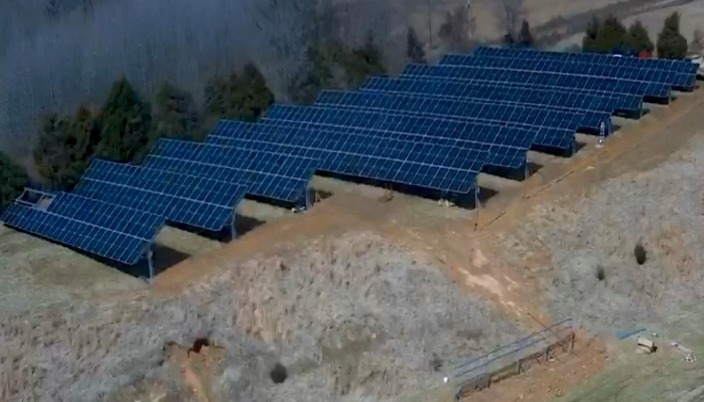
#> input picture assets/ground_mount_1.jpg, 704 x 402 px, found by its file name; its folder holds 7 pictures in this run
$ python build_factsheet.py
#> lines starting #> are read from the running program, lines starting #| are printed output that depends on the picture
### scripts/brand.py
"""Shared brand system for CGF print pieces.

Both flyers go in the same envelope, so they have to read as a set. Palette,
type and furniture live here once; change a color and every piece updates.

ASSET SLOTS: swap BRAND, PHONE and the asset paths for the real ones.
"""

from pathlib import Path

import matplotlib
matplotlib.use("Agg")
# Paired dollar signs in a string get parsed as LaTeX math and silently mangle
# the text. Every figure on these pieces is a dollar amount, so turn it off.
matplotlib.rcParams["text.parse_math"] = False
from matplotlib import font_manager as fm
from matplotlib.patches import Rectangle

FONTS = Path("/root/.claude/skills/synced/canvas-design/canvas-fonts")
for _f in FONTS.glob("*.ttf"):
    fm.fontManager.addfont(str(_f))

DISPLAY = "Big Shoulders"
BODY = "Work Sans"
MONO = "Geist Mono"

PAGE_W, PAGE_H = 8.5, 11.0
L, R = 0.075, 0.925

# --- CGF brand ------------------------------------------------------------
# Supplied palette: #155dae deep blue, #3d86ba mid blue, #52fb2a green,
# #aef75c lime, #fcfdfd white.
#
# CONTRAST RULE, do not break it: the greens are accents, never text on white.
# #52fb2a on white measures about 1.8:1 and #aef75c is worse. They read as
# highlight against dark ground or as a fill with dark text over them. Blue and
# navy carry everything that has to be read.
BRAND = "#155DAE"        # primary, headlines and key figures
BRAND_DK = "#0F4685"
BRAND_MID = "#3D86BA"
ACCENT = "#52FB2A"       # on dark ground only
ACCENT_SOFT = "#AEF75C"  # fill, with dark text over it
PAPER = "#FCFDFD"
PANEL = "#EEF4FA"
INK = "#10243A"          # navy derived from the brand blue, not a flat black
MUTE = "#5C7387"
RULE_C = "#CFDCE8"

# --- swap for real details -----------------------------------------------
PHONE = "913-349-6586"        # from public listing; confirm before printing
ADDRESS = "8595 College Blvd, Suite 150L, Overland Park, KS 66210"
WEB = "cleanergreenerfuture.com"
# Where growers send their bills. Confirmed by Clint 2026-08-12.
EMAIL = "info@cgf.solutions"

ASSETS = Path("assets")
LOGO_PATH = ASSETS / "cgf_logo.png"
PHOTO_ROOF = ASSETS / "poultry_roof.jpg"
PHOTO_TEAM = ASSETS / "cgf_team.jpg"

# Real CGF/NEA Solar ground mount installs. Two of them run side by side on the
# solar flyer, which is stronger than one wide crop: two jobs reads as a track
# record, one reads as a stock photo.
PHOTO_GROUND = [ASSETS / "ground_mount_1.jpg", ASSETS / "ground_mount_2.jpg"]
PHOTO_GROUND_WIDE = [ASSETS / "ground_mount_1_wide.jpg",
                     ASSETS / "ground_mount_2_wide.jpg"]
# One frame, full bleed, for the test flyer. The second shot is the one with
# grain bins and a truck in it, which reads as a working farm rather than as a
# solar installation photographed on its own.
PHOTO_HERO = ASSETS / "ground_mount_2_hero.jpg"


# [28 lines left out: functions slot, photo_band, not called in this run]


def rule(ax, y, x0=L, x1=R, c=RULE_C, lw=0.8):
    ax.plot([x0, x1], [y, y], color=c, lw=lw, solid_capstyle="butt", zorder=1)


# [46 lines left out: functions masthead, callbar, not called in this run]


def footer(ax, y=0.014):
    ax.text(L, y, f"{ADDRESS}   ·   {WEB}", family=MONO, size=6.2,
            color=MUTE, ha="left", va="center")


# --------------------------------------------------------------------------
# Text flow
# --------------------------------------------------------------------------
# Hand-placing paragraphs at fixed y coordinates is why copy edits kept causing
# collisions: change a sentence and the block silently grows into whatever sits
# below it. These measure the real rendered width and flow downward from a
# cursor, so the layout survives copy changes instead of needing a re-tune.

def measure(fig, text, family, size, weight="normal"):
    """Rendered width and height of a string, in figure fractions."""
    renderer = fig.canvas.get_renderer()
    artist = fig.text(0, 0, text, family=family, size=size, weight=weight)
    bb = artist.get_window_extent(renderer=renderer)
    artist.remove()
    return bb.width / (fig.dpi * PAGE_W), bb.height / (fig.dpi * PAGE_H)


def wrap(fig, text, max_w, family, size, weight="normal"):
    """Greedy wrap to a measured width. Honors explicit newlines."""
#> called with max_w = 0.85, family = 'Work Sans', size = 19, weight = 'bold'
    lines = []
    for para_text in text.split("\n"):
        words = para_text.split()
        if not words:
            lines.append("")
            continue
        current = words[0]
        for word in words[1:]:
            trial = f"{current} {word}"
            if measure(fig, trial, family, size, weight)[0] <= max_w:
                current = trial
            else:
                lines.append(current)
                current = word
        lines.append(current)
    return lines


class Flow:
    """A downward cursor. Every block returns the y it ended at."""

    def __init__(self, fig, ax, y, x0=L, x1=R):
        self.fig, self.ax, self.y, self.x0, self.x1 = fig, ax, y, x0, x1

    @property
    def width(self):
        return self.x1 - self.x0

    def gap(self, amount):
        self.y -= amount
        return self.y

    def text(self, content, family, size, color=INK, weight="normal",
             leading=1.55, indent=0.0, gap_after=0.0, max_w=None):
        x = self.x0 + indent
        width = max_w if max_w is not None else (self.x1 - x)
        lines = wrap(self.fig, content, width, family, size, weight)
        line_h = measure(self.fig, "Hg", family, size, weight)[1] * leading
        for line in lines:
            self.y -= line_h
            if line:
                self.ax.text(x, self.y, line, family=family, size=size,
                             color=color, weight=weight, ha="left",
                             va="baseline")
        self.y -= gap_after
        return self.y

### scripts/build_factsheet.py
#!/usr/bin/env python3
"""Informational fact sheet, in the register of a USDA or extension handout.

Not an ad. The job is to explain the rules plainly enough that a grower can
check them himself, including the ones that cost us the sale. Trust here comes
from saying REAP is halted and that Arkansas stopped paying retail for exports,
not from a headline.

Type is plain: sans heads, serif body, no condensed display caps. Color is one
header band and hairline rules. The phone number sits at the bottom at normal
size, because a fact sheet that shouts stops being a fact sheet.

Layout flows from a measured cursor rather than fixed coordinates, so editing
the copy cannot silently push a paragraph into the section below it.
"""

import sys
from pathlib import Path

sys.path.insert(0, str(Path(__file__).resolve().parent))

import matplotlib.pyplot as plt  # noqa: E402
from matplotlib.backends.backend_pdf import PdfPages  # noqa: E402
from matplotlib.image import imread  # noqa: E402
from matplotlib.patches import Rectangle  # noqa: E402

from brand import (  # noqa: E402
    BRAND, Flow, INK, L, LOGO_PATH, MUTE, PAGE_H, PAGE_W, PAPER, PHONE,
    ADDRESS, PHOTO_GROUND, R, RULE_C, WEB,
)

HEAD = "Work Sans"
SERIF = "IBM Plex Serif"
MONO = "Geist Mono"

# Derived by scripts/segment_table.py at farm grain. Keep in step with the solar
# sheet; both pieces go in the same envelope and cannot disagree.
TABLE = [
    ("3 houses", "232,080", "140 kW", "$294,000", "$147,000", "$19,400", "4.2 yrs"),
    ("4 houses", "247,200", "150 kW", "$315,000", "$157,500", "$20,700", "4.2 yrs"),
    ("5-6 houses", "331,200", "200 kW", "$420,000", "$210,000", "$27,700", "4.2 yrs"),
]
COLS = ["", "kWh/year", "System", "Installed", "Federal credit", "Saves/year",
        "Payback"]

SECTIONS = [
    ("1", "The federal tax credit", [
        ("The Section 48E credit covers 30% of project cost. Systems under 1 "
         "megawatt count as meeting the prevailing wage and apprenticeship "
         "rules automatically, so a poultry system takes the full rate without "
         "that paperwork. Two adders apply on top.", 0.0),
        ("Domestic content, 10%, for equipment meeting the federal sourcing "
         "threshold.", 0.022),
        ("Energy community, 10%. Randolph, Clay, Lawrence, Greene, Independence, "
         "Izard, Sharp, Fulton, Jackson and Mississippi counties all qualify.",
         0.022),
        ("That is 50% of cost as a credit against federal tax, and most of the "
         "rest can be depreciated in year one. Both need tax liability to "
         "offset. Your CPA should confirm you have it.", 0.0),
    ]),
    ("2", "The deadline", [
        ("The system has to be running by December 31, 2027. That is a federal "
         "date from the July 2025 tax law, not a sales deadline. Battery storage "
         "is on a separate clock and keeps the full credit for projects starting "
         "construction through 2033.", 0.0),
    ]),
    ("3", "What is not available right now", [
        ("USDA halted REAP grant awards on March 31, 2026 pending new rules. "
         "Applications are not being processed and earlier applicants will have "
         "to reapply. Guaranteed loans continue. If anyone shows you a REAP "
         "grant line today, ask what date the program reopened.", 0.0),
    ]),
    ("4", "What Arkansas pays for power you send back", [
        ("Act 278 ended one-to-one net metering for systems energized after "
         "September 30, 2024. Power used in the houses offsets the full retail "
         "rate. Power exported is credited at avoided cost, a fraction of that. "
         "So systems get sized to what the houses draw in daylight, not to the "
         "annual bill.", 0.0),
    ]),
]


def section_head(flow, number, title):
    flow.gap(0.032)
    y = flow.y
    flow.ax.text(L, y, number, family=MONO, size=7.0, color=BRAND,
                 ha="left", va="baseline")
    flow.ax.text(L + 0.030, y, title, family=HEAD, weight="bold", size=11.5,
                 color=INK, ha="left", va="baseline")
    flow.gap(0.009)
    flow.ax.plot([L, R], [flow.y, flow.y], color=RULE_C, lw=0.7,
                 solid_capstyle="butt")
    flow.gap(0.001)


def new_page(continuation=False):
    fig = plt.figure(figsize=(PAGE_W, PAGE_H), dpi=300)
    fig.patch.set_facecolor(PAPER)
    ax = fig.add_axes([0, 0, 1, 1])
    ax.set_xlim(0, 1)
    ax.set_ylim(0, 1)
    ax.axis("off")
    fig.canvas.draw()

    band_h = 0.042 if continuation else 0.060
    ax.add_patch(Rectangle((0, 1 - band_h), 1, band_h, facecolor=BRAND,
                           edgecolor="none"))
    if LOGO_PATH.exists():
        img = imread(str(LOGO_PATH))
        h = 0.026 if continuation else 0.038
        w = h * (img.shape[1] / img.shape[0]) * (PAGE_H / PAGE_W)
        y0 = 1 - band_h + (band_h - h) / 2
        ax.imshow(img, extent=(L, L + w, y0, y0 + h), zorder=3, aspect="auto")

    if continuation:
        ax.text(R, 1 - band_h / 2, "Solar on a Poultry Farm in Northeast "
                "Arkansas   ·   page 2 of 2", family=HEAD, size=8.4,
                color="#BFD8F0", ha="right", va="center")
    else:
        ax.text(R, 0.978, "Cleaner Greener Future", family=HEAD, weight="bold",
                size=10, color=PAPER, ha="right", va="center")
        ax.text(R, 0.958,
                "with NEA Solar   ·   Energy and incentive specialists",
                family=HEAD, size=8, color="#BFD8F0", ha="right", va="center")

    return fig, ax, (0.930 if not continuation else 0.928)


def main():
    pages = []

    # ============================================================ front page
    fig, ax, top = new_page()
    flow = Flow(fig, ax, top)

    flow.text("Solar on a Poultry Farm in Northeast Arkansas", HEAD, 19,
              weight="bold", leading=1.25, gap_after=0.008)
    flow.text("What the federal credit is worth right now, the deadlines, and "
              "what a system looks like on a farm your size.",
              SERIF, 10.2, color=MUTE, leading=1.4, gap_after=0.004)
    flow.text("Prepared August 2026. Every figure below can be checked against "
              "the sources named.", MONO, 6.6, color=MUTE, gap_after=0.010)

    for number, title, paras in SECTIONS:
        section_head(flow, number, title)
        for text, indent in paras:
            flow.text(text, SERIF, 9.6, leading=1.5, indent=indent,
                      gap_after=0.008)

    ax.plot([L, R], [0.052, 0.052], color=RULE_C, lw=0.7)
    ax.text(L, 0.034, "Numbers by farm size, and how to get your own, "
            "on the back.", family=SERIF, size=9.2, color=MUTE, ha="left",
            va="center")
    ax.text(R, 0.034, f"{PHONE}", family=HEAD, weight="bold", size=9.4,
            color=BRAND, ha="right", va="center")
    print(f"front page content ends at y={flow.y:.3f}")
    pages.append(fig)

    # ============================================================= back page
    fig, ax, top = new_page(continuation=True)
    flow = Flow(fig, ax, top)

    section_head(flow, "5", "What it looks like by farm size")

    xs = [L, L + 0.135, L + 0.250, L + 0.360, L + 0.500, L + 0.660, R]
    flow.gap(0.014)
    for i, head in enumerate(COLS):
        ax.text(xs[i], flow.y, head, family=MONO, size=6.4, color=MUTE,
                ha="right" if i == 6 else "left", va="baseline")

    for row in TABLE:
        flow.gap(0.030)
        for i, cell in enumerate(row):
            ax.text(xs[i], flow.y, cell, family=SERIF,
                    weight="bold" if i in (0, 5, 6) else "normal", size=10.2,
                    color=BRAND if i == 5 else INK,
                    ha="right" if i == 6 else "left", va="baseline")
        flow.gap(0.011)
        ax.plot([L, R], [flow.y, flow.y], color=RULE_C, lw=0.6)

    flow.gap(0.012)
    flow.text("Ground mount at $2.10 per watt installed, as pictured below. "
              "Roof runs about 5% less where the trusses will carry it, and "
              "gets quoted alongside. Usage figures are medians across 76 "
              "metered broiler farms in this area, counting all of a farm's "
              "meters together and annualized from a single billing period. "
              "Your own twelve months would replace them.",
              SERIF, 8.8, color=MUTE, leading=1.45, gap_after=0.018)

    section_head(flow, "6", "What these look like on the ground")
    flow.gap(0.008)

    have = [p for p in PHOTO_GROUND if p.exists()]
    if have:
        gap = 0.014
        w = ((R - L) - gap * (len(have) - 1)) / len(have)
        height = w / 1.75 * (PAGE_W / PAGE_H)
        for i, path in enumerate(have):
            left = L + i * (w + gap)
            ax.imshow(imread(str(path)),
                      extent=(left, left + w, flow.y - height, flow.y),
                      aspect="auto", zorder=2)
        flow.gap(height + 0.012)
        flow.text("Ground mount installations completed by NEA Solar.",
                  MONO, 6.6, color=MUTE, gap_after=0.020)

    section_head(flow, "7", "If you want your own numbers")
    flow.text("Send twelve months of billing history from your co-op. We will "
              "read the rate, the demand charges and the usage, and tell you "
              "what the farm qualifies for. There is no charge for that and no "
              "obligation after it.", SERIF, 9.6, leading=1.5, gap_after=0.014)
    flow.text("If the answer is that your money is in the rate or in the fans "
              "rather than in a solar array, that is what we will tell you.",
              SERIF, 9.6, leading=1.5)
    print(f"back page content ends at y={flow.y:.3f}")

    ax.plot([L, R], [0.062, 0.062], color=RULE_C, lw=0.7)
    ax.text(L, 0.040, "Cleaner Greener Future, with NEA Solar", family=HEAD,
            weight="bold", size=9.6, color=INK, ha="left", va="center")
    ax.text(L, 0.022, f"{PHONE}   ·   {WEB}   ·   {ADDRESS}", family=HEAD,
            size=8.6, color=MUTE, ha="left", va="center")
    pages.append(fig)

    # ================================================================ output
    out_pdf = Path("out/cgf_factsheet.pdf")
    with PdfPages(out_pdf) as pdf:
        for fig in pages:
            pdf.savefig(fig, facecolor=PAPER)
#> this loop made 2 passes
#> pass 1, in main, `pdf.savefig(fig, facecolor=PAPER)`:
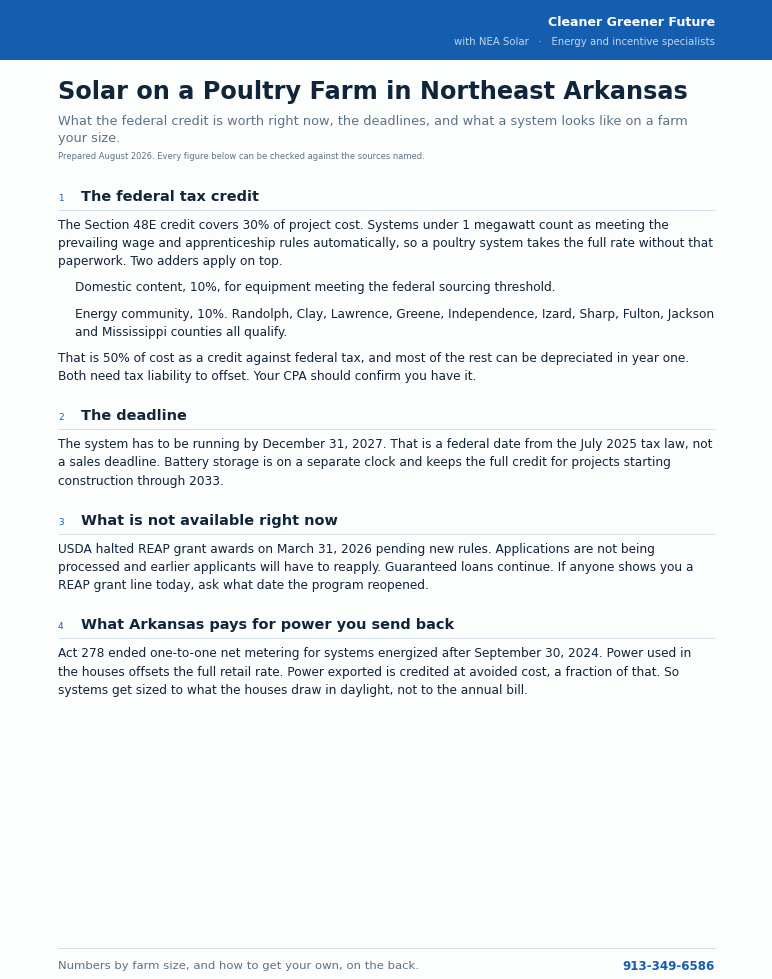
#> figure drawn by matplotlib, 1 panel
#> pass 2, in main, `pdf.savefig(fig, facecolor=PAPER)`:
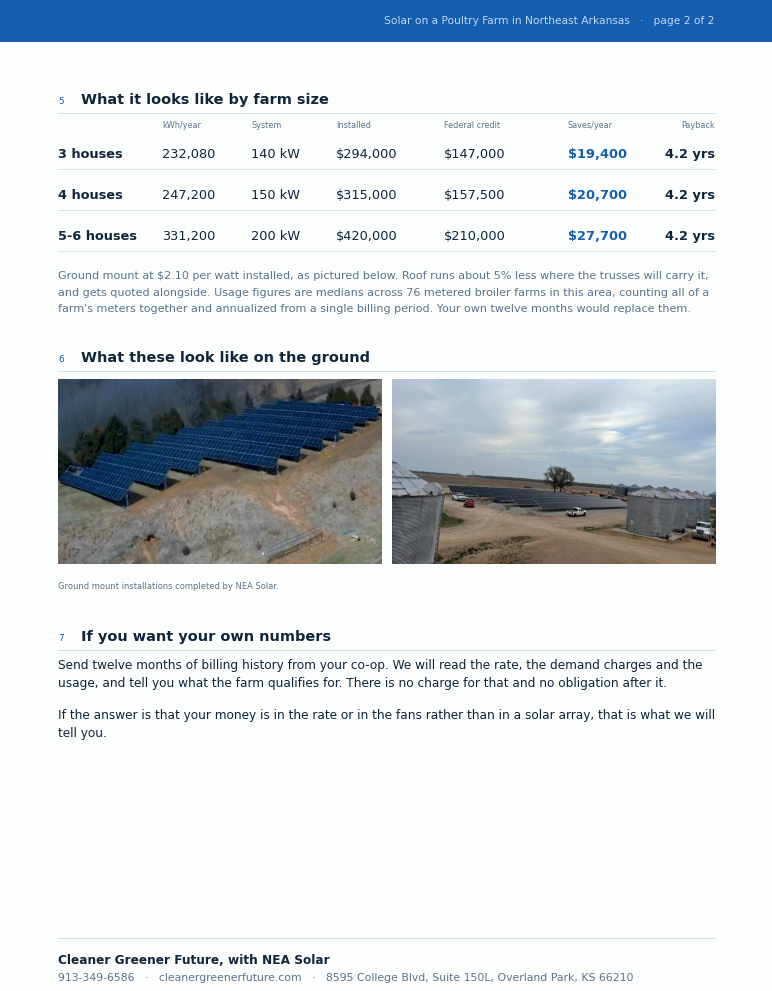
#> figure drawn by matplotlib, 1 panel
    for i, fig in enumerate(pages, 1):
        fig.savefig(f"out/cgf_factsheet_p{i}.png", facecolor=PAPER, dpi=200)
        plt.close(fig)
    print(f"wrote {out_pdf} (2 pages)")


if __name__ == "__main__":
    main()
